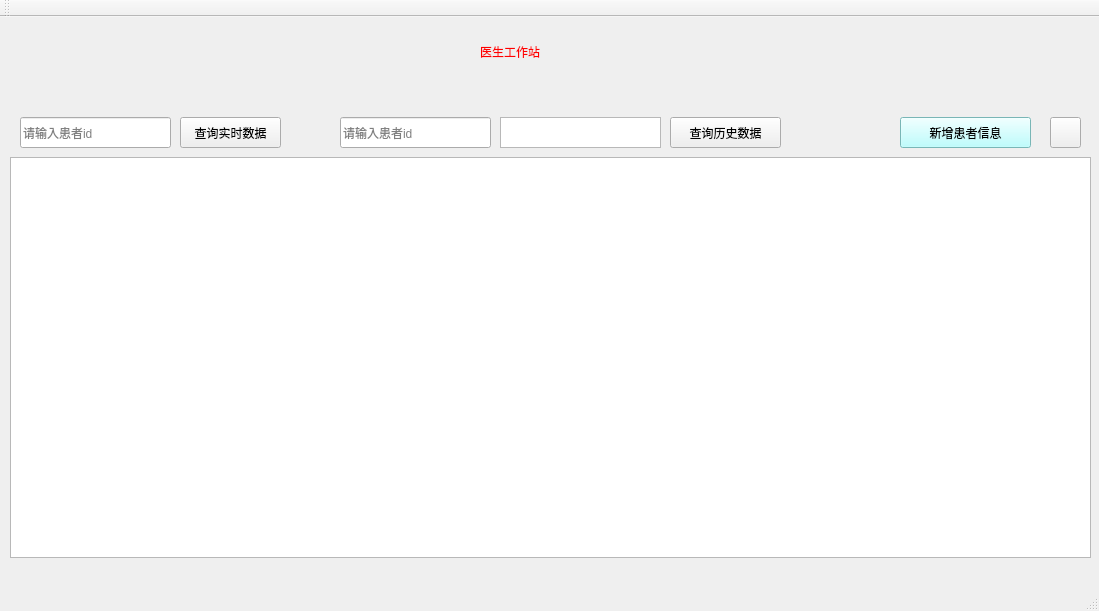
<?xml version="1.0" encoding="UTF-8"?>
<ui version="4.0">
 <class>MainWindow</class>
 <widget class="QMainWindow" name="MainWindow">
  <property name="geometry">
   <rect>
    <x>0</x>
    <y>0</y>
    <width>1099</width>
    <height>611</height>
   </rect>
  </property>
  <property name="windowTitle">
   <string>MainWindow</string>
  </property>
  <property name="styleSheet">
   <string notr="true"/>
  </property>
  <widget class="QWidget" name="centralWidget">
   <widget class="QTableView" name="tableView">
    <property name="geometry">
     <rect>
      <x>10</x>
      <y>140</y>
      <width>1081</width>
      <height>401</height>
     </rect>
    </property>
    <property name="styleSheet">
     <string notr="true"/>
    </property>
   </widget>
   <widget class="QLabel" name="label">
    <property name="geometry">
     <rect>
      <x>480</x>
      <y>20</y>
      <width>181</width>
      <height>30</height>
     </rect>
    </property>
    <property name="styleSheet">
     <string notr="true">color:rgb(255, 0, 0);
font: 20pt &quot;楷体&quot;;</string>
    </property>
    <property name="text">
     <string>医生工作站</string>
    </property>
   </widget>
   <widget class="QPushButton" name="pushButton">
    <property name="geometry">
     <rect>
      <x>900</x>
      <y>100</y>
      <width>131</width>
      <height>31</height>
     </rect>
    </property>
    <property name="styleSheet">
     <string notr="true">font: 12pt &quot;新宋体&quot;;
background-color: rgb(170, 255, 255);</string>
    </property>
    <property name="text">
     <string>新增患者信息</string>
    </property>
   </widget>
   <widget class="QLabel" name="label_2">
    <property name="geometry">
     <rect>
      <x>10</x>
      <y>0</y>
      <width>1081</width>
      <height>81</height>
     </rect>
    </property>
    <property name="styleSheet">
     <string notr="true">border-image: url(:/new/prefix2/doctor2.jpg);</string>
    </property>
    <property name="text">
     <string/>
    </property>
   </widget>
   <widget class="QPushButton" name="pushButton_2">
    <property name="geometry">
     <rect>
      <x>1050</x>
      <y>100</y>
      <width>31</width>
      <height>31</height>
     </rect>
    </property>
    <property name="styleSheet">
     <string notr="true">font: 12pt &quot;新宋体&quot;;
border-image: url(:/new/prefix2/exit.jpg);</string>
    </property>
    <property name="text">
     <string/>
    </property>
   </widget>
   <widget class="QPushButton" name="pushButton_3">
    <property name="geometry">
     <rect>
      <x>670</x>
      <y>100</y>
      <width>111</width>
      <height>31</height>
     </rect>
    </property>
    <property name="text">
     <string>查询历史数据</string>
    </property>
   </widget>
   <widget class="QLineEdit" name="lineEdit">
    <property name="geometry">
     <rect>
      <x>340</x>
      <y>100</y>
      <width>151</width>
      <height>31</height>
     </rect>
    </property>
    <property name="inputMask">
     <string/>
    </property>
    <property name="text">
     <string/>
    </property>
    <property name="echoMode">
     <enum>QLineEdit::Normal</enum>
    </property>
    <property name="placeholderText">
     <string>请输入患者id</string>
    </property>
   </widget>
   <widget class="QPushButton" name="pushButton_4">
    <property name="geometry">
     <rect>
      <x>180</x>
      <y>100</y>
      <width>101</width>
      <height>31</height>
     </rect>
    </property>
    <property name="text">
     <string>查询实时数据</string>
    </property>
   </widget>
   <widget class="QLineEdit" name="lineEdit_2">
    <property name="geometry">
     <rect>
      <x>20</x>
      <y>100</y>
      <width>151</width>
      <height>31</height>
     </rect>
    </property>
    <property name="placeholderText">
     <string>请输入患者id</string>
    </property>
   </widget>
   <widget class="QTableView" name="tableView_2">
    <property name="geometry">
     <rect>
      <x>500</x>
      <y>100</y>
      <width>161</width>
      <height>31</height>
     </rect>
    </property>
   </widget>
   <zorder>label_2</zorder>
   <zorder>tableView</zorder>
   <zorder>pushButton</zorder>
   <zorder>label</zorder>
   <zorder>pushButton_2</zorder>
   <zorder>pushButton_3</zorder>
   <zorder>lineEdit</zorder>
   <zorder>pushButton_4</zorder>
   <zorder>lineEdit_2</zorder>
   <zorder>tableView_2</zorder>
  </widget>
  <widget class="QMenuBar" name="menuBar">
   <property name="geometry">
    <rect>
     <x>0</x>
     <y>0</y>
     <width>1099</width>
     <height>26</height>
    </rect>
   </property>
  </widget>
  <widget class="QToolBar" name="mainToolBar">
   <attribute name="toolBarArea">
    <enum>TopToolBarArea</enum>
   </attribute>
   <attribute name="toolBarBreak">
    <bool>false</bool>
   </attribute>
  </widget>
  <widget class="QStatusBar" name="statusBar"/>
 </widget>
 <layoutdefault spacing="6" margin="11"/>
 <resources/>
 <connections/>
</ui>
